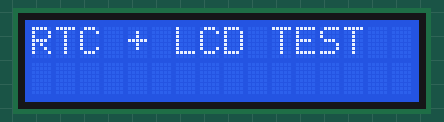
Bench run of a sketch on a simulated ESP32. Shown: 16×2 character LCD. The local clock reads 2024-03-15 10:24:30 at power-on unless the sketch sets it.

Above: at 0.1 s.
At 1.7 s:
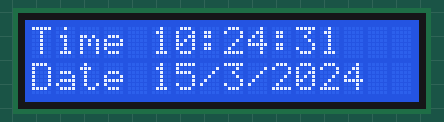
At 10.9 s:
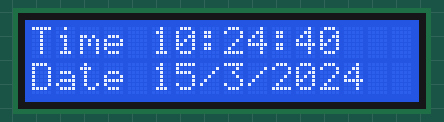
At 20.2 s:
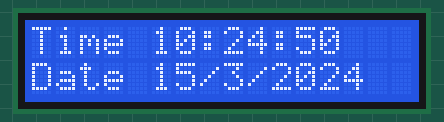
At 29.5 s:
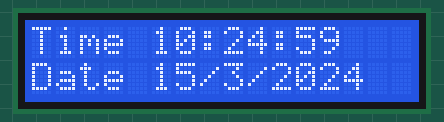
At 38.7 s:
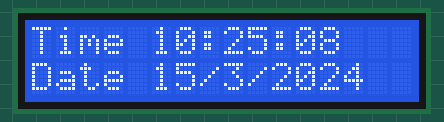

The sketch:

lcd_rtc_test.ino
```cpp
#include <Wire.h>
#include <LiquidCrystal_I2C.h>
#include <ThreeWire.h>
#include <RtcDS1302.h>

LiquidCrystal_I2C lcd(0x27, 16, 2);

// DS1302 wiring: DAT, CLK, RST
ThreeWire myWire(19, 18, 5);
RtcDS1302<ThreeWire> Rtc(myWire);

void setup() {
  Serial.begin(115200);

  Wire.begin(21, 22);

  lcd.init();
  lcd.backlight();

  Rtc.Begin();

  if (!Rtc.IsDateTimeValid()) {
    Rtc.SetDateTime(RtcDateTime(__DATE__, __TIME__));
  }

  if (!Rtc.GetIsRunning()) {
    Rtc.SetIsRunning(true);
  }

  lcd.clear();
  lcd.setCursor(0, 0);
  lcd.print("RTC + LCD TEST");
  delay(1500);
}

void loop() {
  RtcDateTime now = Rtc.GetDateTime();

  lcd.clear();

  lcd.setCursor(0, 0);
  lcd.print("Time ");
  printTwoDigitsLCD(now.Hour());
  lcd.print(":");
  printTwoDigitsLCD(now.Minute());
  lcd.print(":");
  printTwoDigitsLCD(now.Second());

  lcd.setCursor(0, 1);
  lcd.print("Date ");
  lcd.print(now.Day());
  lcd.print("/");
  lcd.print(now.Month());
  lcd.print("/");
  lcd.print(now.Year());

  delay(1000);
}

void printTwoDigitsLCD(int number) {
  if (number < 10) {
    lcd.print("0");
  }
  lcd.print(number);
}
```

Measured:
- what the display in image 1 shows lasts 1.0 s, from 1.6 s to 2.6 s
